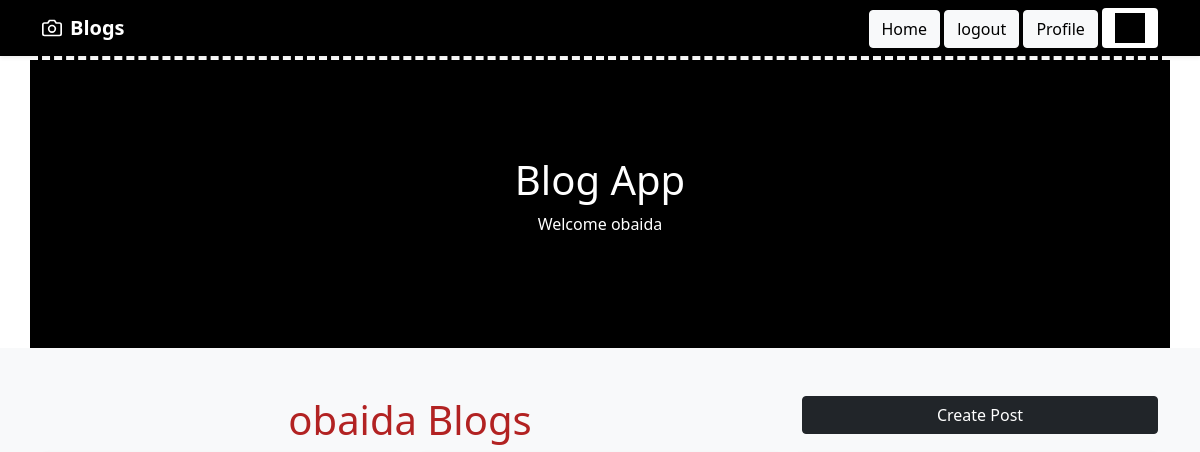
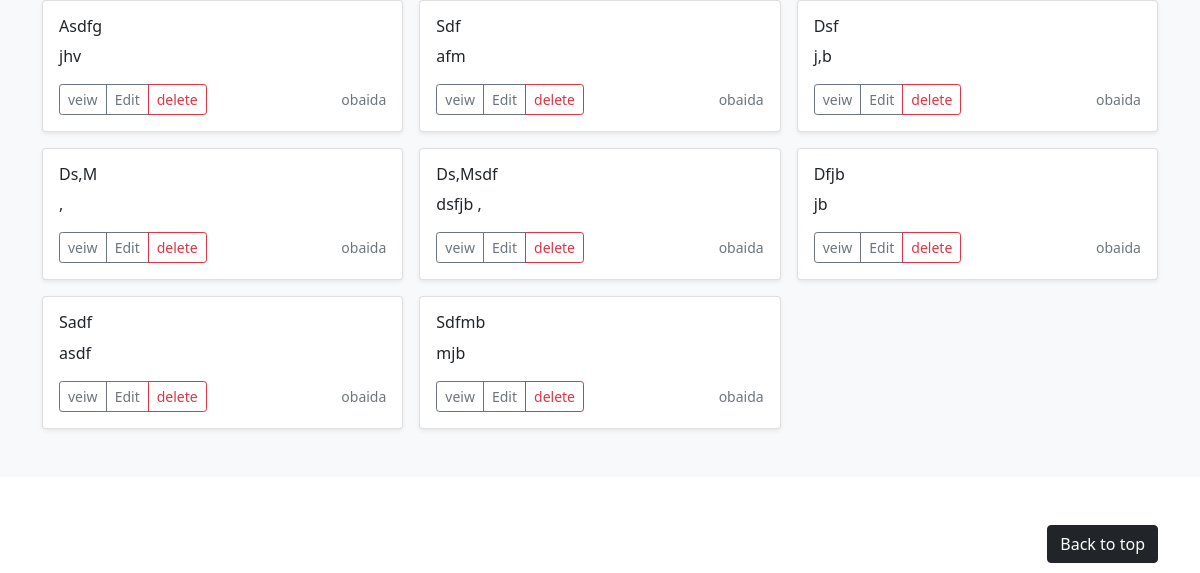
The page /account/profile/2 (signed in) on the database as committed earlier (2 pictures, top to bottom).
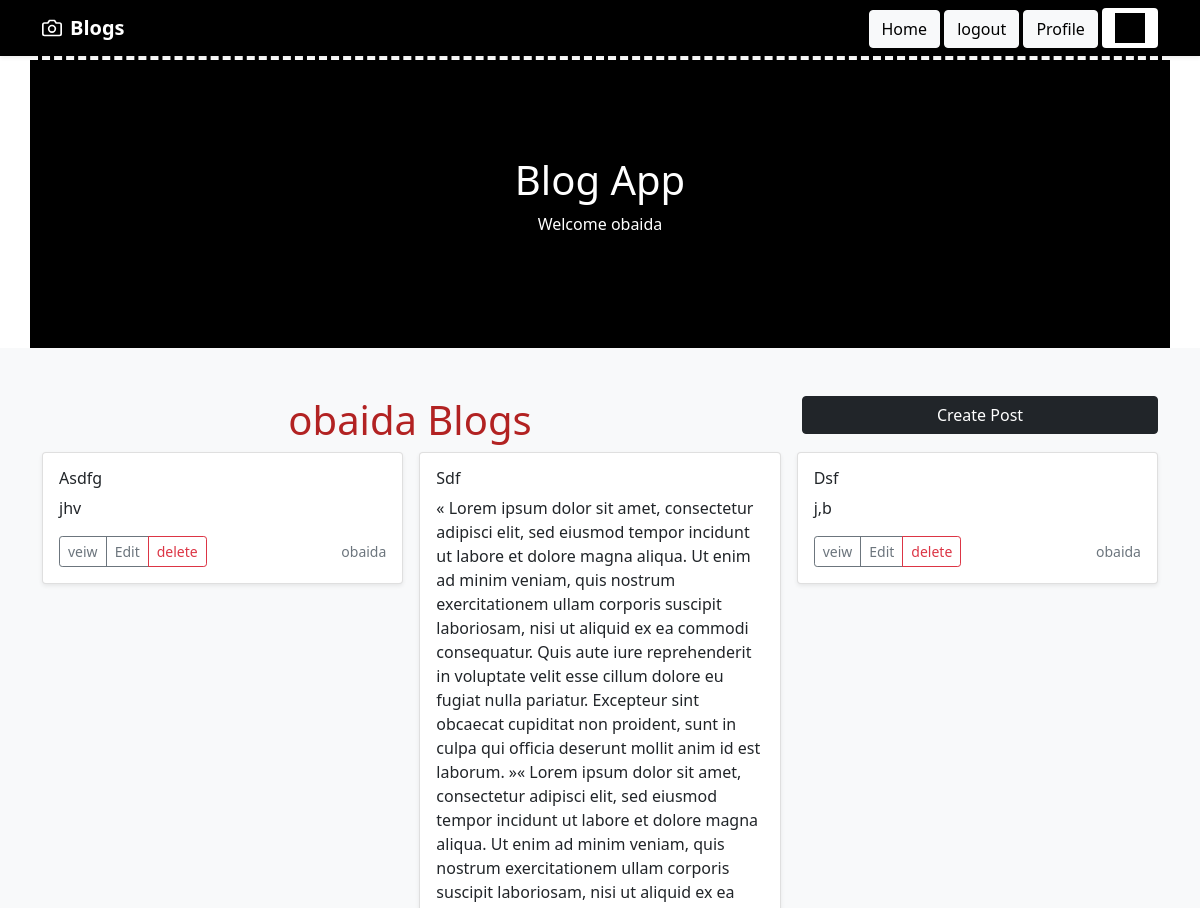
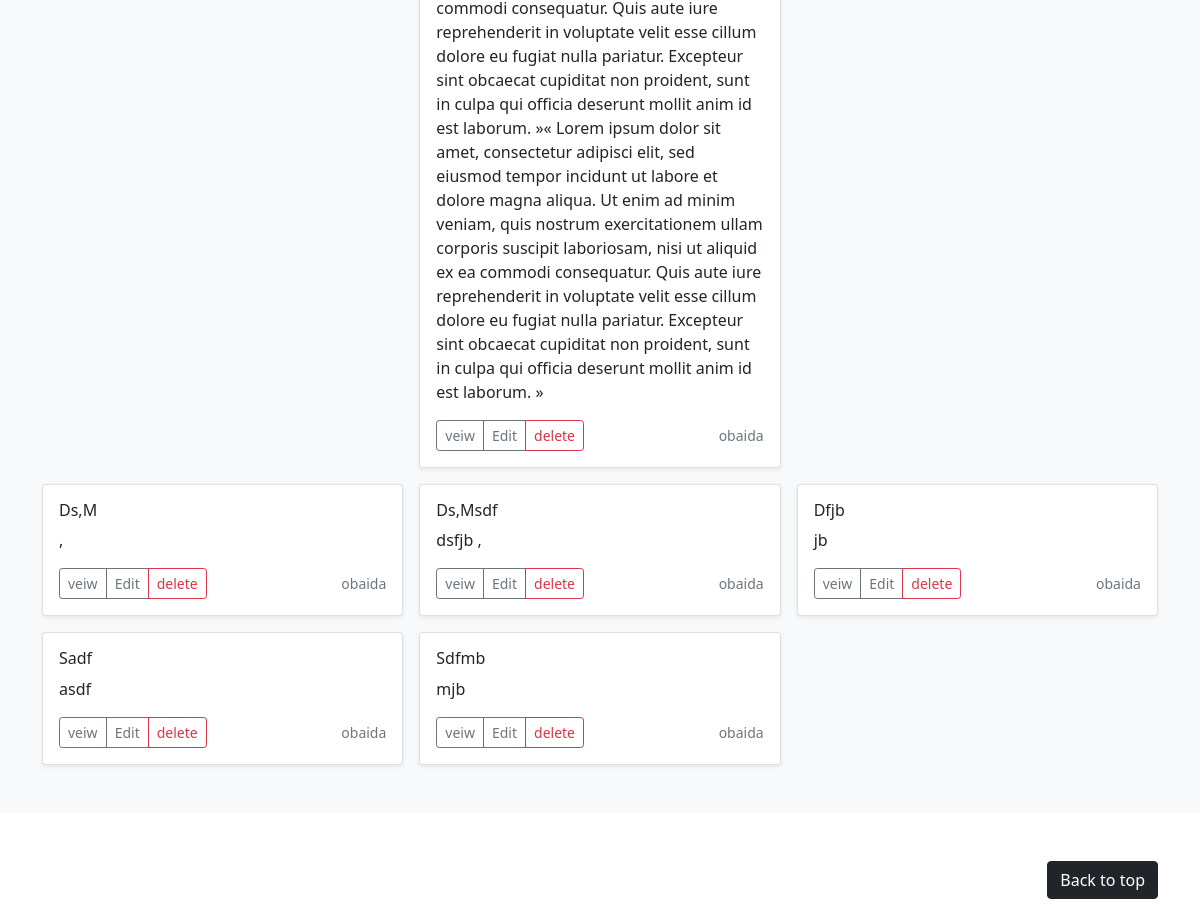
The same page on the database as committed later (2 pictures, top to bottom).
### blog/models.py (models this page shows, shortened)
class Post(models.Model):
    author = models.ForeignKey(User, on_delete=models.CASCADE)
    title = models.CharField(max_length=255, unique=True)
    content = models.TextField()
    slug = models.SlugField(max_length=255)

### users/views.py (the view)
# urls.py: path('profile/<int:pk>', views.profile, name='profile'),
@login_required()
def profile(request, pk):
    user = get_object_or_404(User, pk=pk)
    posts = Post.objects.filter(author=user)
    return render(request, 'users/profile.html', {'posts':posts, 'object':user})

### templates/users/profile.html (shortened to what this page needs)
{% extends 'base.html' %} {% block content %}
<div class="row">
    <div class="col-8 text-center">
        <h1> {{object.username}} Blogs</h1>
    </div>
    <div class="col-4">
        <a href="{% url 'blog:create_post' %}" class="btn btn-dark col-12">Create Post</a>
    </div>
</div>
<div class="row row-cols-1 row-cols-sm-2 row-cols-md-3 g-3">
    {% for post in posts %}
    <div class="col">
        <div class="card shadow-sm">
            <div class="card-body">
                <h6>{{post.title|title}}</h6>
                <p class="card-text">{{post.content}}</p>
                <div class="d-flex justify-content-between align-items-center">
                    <div class="btn-group">
                        <a href="{% url 'blog:detail_post' post.slug %}" class="btn btn-sm btn-outline-secondary">veiw</a> {% if request.user == post.author %}
                        <a href="{% url 'blog:update_post' post.slug %}" class="btn btn-sm btn-outline-secondary">Edit</a>
                        <a href="{% url 'blog:delete_post' post.slug %}" class="btn btn-sm btn-outline-danger">delete</a> {% endif %}
                    </div>
                    <small class="text-muted">{{post.author}}</small>
                </div>
            </div>
        </div>
    </div>
    {% endfor %}
</div>
{% endblock %}

Rows that differ between the two databases and show on the page:
changed Post "Sdf": content "afm" → "« Lorem ipsum dolor sit amet, consectetur adipisci elit, sed eiusmod tempor incidunt ut labore et dolore magna aliqua. Ut enim ad minim veniam, quis nostrum exercitationem ullam corporis suscipit laboriosam, nisi ut aliquid ex ea commodi consequatur. Quis aute iure reprehenderit in voluptate velit esse cillum dolore eu fugiat nulla pariatur. Excepteur sint obcaecat cupiditat non proident, sunt in culpa qui officia deserunt mollit anim id est laborum. »« Lorem ipsum dolor sit amet, consectetur adipisci elit, sed eiusmod tempor incidunt ut labore et dolore magna aliqua. Ut enim ad minim veniam, quis nostrum exercitationem ullam corporis suscipit laboriosam, nisi ut aliquid ex ea commodi…"
